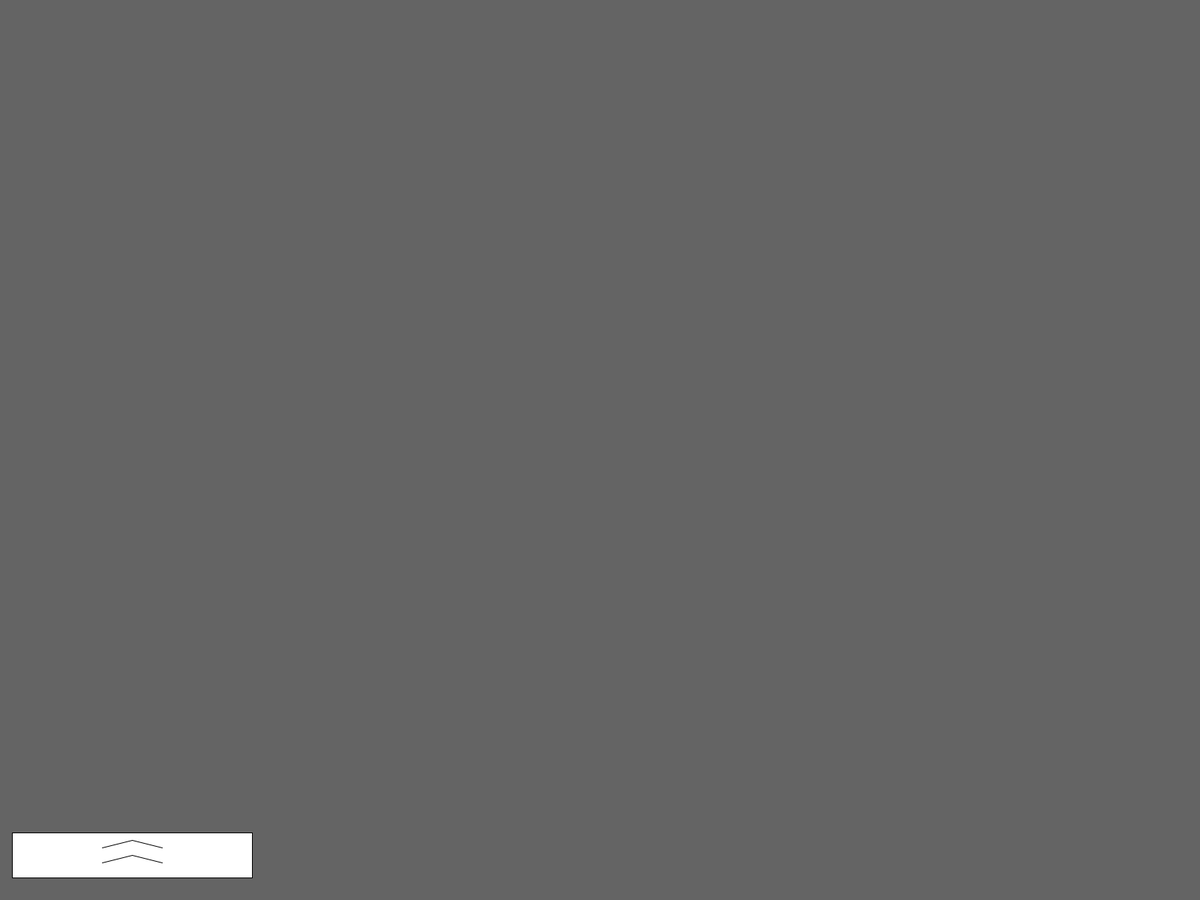
Frame 1 (no input)
Frame 60 (the mouse pressed at the canvas centre just before this capture): identical to frame 1, image omitted
Frame 120 (the mouse held since frame 60 and released just before this capture): identical to frame 1, image omitted

The Processing sketch that drew this single still picture (run headless with seeded random() and noise(); from frame 60 on, the mouse is pressed at the canvas centre):

// Processing sketch: musicPlayerHiddenDivs
// ── musicPlayerHiddenDivs.pde
// Global Variables
int appWidth;
int appHeight;

boolean buttonPressed = false;
boolean draggingMusicPlayer = false;



float dragOffsetX;
float dragOffsetY;

float buttonDivX, buttonDivY, buttonDivWidth, buttonDivHeight;

float arrow1ForButtonDivY2;
float arrow3ForButtonDivY2;


void setup() {
  fullScreen();

  appWidth = displayWidth;
  appHeight = displayHeight;
}


void draw() {
  background(100);



  // Button
  buttonDivX = appWidth / 100;
  buttonDivY = appHeight * 92.5 / 100;
  buttonDivWidth = appWidth / 5;
  buttonDivHeight = appHeight / 20;


  // Button arrows
  float arrow1ForButtonDivX1 = buttonDivX + buttonDivWidth * 6/16;
  float arrow1ForButtonDivY1 = buttonDivY + buttonDivHeight * 1/3;

  float arrow1ForButtonDivX2 = buttonDivX + buttonDivWidth * 8/16;


  if (buttonPressed == false) {
    arrow1ForButtonDivY2 = buttonDivY + buttonDivHeight * 1/6;
  } else {
    arrow1ForButtonDivY2 = buttonDivY + buttonDivHeight * 3/6;
  }


  float arrow2ForButtonDivX1 = buttonDivX + buttonDivWidth * 8/16;
  float arrow2ForButtonDivY1 = arrow1ForButtonDivY2;
  float arrow2ForButtonDivX2 = buttonDivX + buttonDivWidth * 10/16;
  float arrow2ForButtonDivY2 = buttonDivY + buttonDivHeight * 1/3;


  float arrow3ForButtonDivX1 = buttonDivX + buttonDivWidth * 6/16;
  float arrow3ForButtonDivY1 = buttonDivY + buttonDivHeight * 2/3;

  float arrow3ForButtonDivX2 = buttonDivX + buttonDivWidth * 8/16;


  if (buttonPressed == false) {
    arrow3ForButtonDivY2 = buttonDivY + buttonDivHeight * 3/6;
  } else {
    arrow3ForButtonDivY2 = buttonDivY + buttonDivHeight * 5/6;
  }


  float arrow4ForButtonDivX1 = buttonDivX + buttonDivWidth * 8/16;
  float arrow4ForButtonDivY1 = arrow3ForButtonDivY2;
  float arrow4ForButtonDivX2 = buttonDivX + buttonDivWidth * 10/16;
  float arrow4ForButtonDivY2 = buttonDivY + buttonDivHeight * 2/3;


  // Draw button
  if (mouseX >= buttonDivX &&
    mouseY >= buttonDivY &&
    mouseX <= buttonDivX + buttonDivWidth &&
    mouseY <= buttonDivY + buttonDivHeight) {

    fill(0);
    stroke(255);
  } else {

    fill(255);
    stroke(0);
  }


  rect(buttonDivX, buttonDivY, buttonDivWidth, buttonDivHeight);


  line(arrow1ForButtonDivX1, arrow1ForButtonDivY1,
    arrow1ForButtonDivX2, arrow1ForButtonDivY2);

  line(arrow2ForButtonDivX1, arrow2ForButtonDivY1,
    arrow2ForButtonDivX2, arrow2ForButtonDivY2);

  line(arrow3ForButtonDivX1, arrow3ForButtonDivY1,
    arrow3ForButtonDivX2, arrow3ForButtonDivY2);

  line(arrow4ForButtonDivX1, arrow4ForButtonDivY1,
    arrow4ForButtonDivX2, arrow4ForButtonDivY2);

  fill(#FFFFFF);
  stroke(#000000);

  if (buttonPressed == true) {
    Divs();
  }
}


// Open/close button
void mouseClicked() {

  if (mouseX >= buttonDivX &&
    mouseY >= buttonDivY &&
    mouseX <= buttonDivX + buttonDivWidth &&
    mouseY <= buttonDivY + buttonDivHeight) {

    if (buttonPressed == false) {
      buttonPressed = true;
    } else {
      buttonPressed = false;
    }
  }
}


// Start dragging
void mousePressed() {

  if (buttonPressed == true && mouseX >= divs[0] && mouseX <= divs[0] + divs[2] && mouseY >= divs[1] && mouseY <= divs[1] + divs[3] * 1/8) {
    if (mouseX >= divs[4] && mouseX <= divs[4] + divs[6] && mouseY >= divs[5] && mouseY <= divs[5] + divs[7]) {
    } else if (mouseX >= divs[8] && mouseX <= divs[8] + divs[10] && mouseY >= divs[9] && mouseY <= divs[9] + divs[11]) {
    } else {

      draggingMusicPlayer = true;

      dragOffsetX = mouseX - divs[0];
      dragOffsetY = mouseY - divs[1];
    }
  }
}


// Drag music player
void mouseDragged() {

  if (draggingMusicPlayer == true) {

    divs[0] = mouseX - dragOffsetX;
    divs[1] = mouseY - dragOffsetY;
  }
}


// Stop dragging
void mouseReleased() {

  draggingMusicPlayer = false;
}

// ── divs.pde
// Global variables
int numberOfDivs = 10;
int numberOfParameters = 4;
float[] divs = new float[numberOfDivs * numberOfParameters];


void Divs() {

  // --------------------------------------------- //
  //              MUSIC PLAYER BASE                //
  // --------------------------------------------- //

  // Main music player

  /*
   divs[0] = mouseX - dragOffsetX;
   divs[1] = mouseY - dragOffsetY;
   */

  divs[2] = appHeight * 1/2;
  divs[3] = appHeight * 1/2;


  // --------------------------------------------- //
  //                 REFERENT                      //
  // --------------------------------------------- //

  float referent = divs[2] / 64;


  // --------------------------------------------- //
  //                  COLUMNS                      //
  // --------------------------------------------- //

  float column1 = divs[0] + referent * 4;
  float column2 = column1 + referent * 11;
  float column3 = column2 + referent * 11;
  float column4 = column3 + referent * 15;
  float column5 = column4 + referent * 11;


  // --------------------------------------------- //
  //                    ROWS                       //
  // --------------------------------------------- //

  float row1 = divs[1] + referent * 2;
  float row2 = row1 + referent * 35.5;
  float row3 = row2 + referent * 6.5;
  float row4 = row3 + referent * 4;
  float row5 = row4 + referent * 2;


  // --------------------------------------------- //
  //              BUILDING THE DIVS                //
  // --------------------------------------------- //

  for (int i=4; i<divs.length; i++) {

    //---------------------------------------------//
    //------------------- DIV X -------------------//
    //---------------------------------------------//

    if (i%4 == 0 && int(i/4) == 1) {

      // Album image
      divs[i] = column2;
    } else if (i%4 == 0 && int(i/4) == 2) {

      // Top-right button
      divs[i] = column5;
    } else if (i%4 == 0 && int(i/4) == 3) {

      // Song title
      divs[i] = column1;
    } else if (i%4 == 0 && int(i/4) == 4) {

      // Progress bar
      divs[i] = column1;
    } else if (i%4 == 0 && int(i/4) == 5) {

      // Previous
      divs[i] = column1;
    } else if (i%4 == 0 && int(i/4) == 6) {

      // Rewind 10
      divs[i] = column2;
    } else if (i%4 == 0 && int(i/4) == 7) {

      // Play / Pause
      // Moved 2 referents to the left because it is larger
      divs[i] = column3;
    } else if (i%4 == 0 && int(i/4) == 8) {

      // Fast Forward
      divs[i] = column4;
    } else if (i%4 == 0 && int(i/4) == 9) {

      // Next
      divs[i] = column5;
    }


    //---------------------------------------------//
    //------------------- DIV Y -------------------//
    //---------------------------------------------//

    if (i%4 == 1 && int(i/4) == 1) {

      // Album image
      divs[i] = row1;
    } else if (i%4 == 1 && int(i/4) == 2) {

      // Top-right button
      divs[i] = row1;
    } else if (i%4 == 1 && int(i/4) == 3) {

      // Song title
      divs[i] = row2;
    } else if (i%4 == 1 && int(i/4) == 4) {

      // Progress bar
      divs[i] = row3;
    } else if (i%4 == 1 && int(i/4) == 7) {

      // Play / Pause
      divs[i] = row4;
    } else if (i%4 == 1 && int(i/4) >= 5) {

      // Music buttons
      divs[i] = row5;
    }


    //---------------------------------------------//
    //------------------ DIV WIDTH ----------------//
    //---------------------------------------------//

    if (i%4 == 2 && int(i/4) == 1) {

      // Album image
      divs[i] = referent * 34;
    } else if (i%4 == 2 && int(i/4) == 2) {

      // Top-right button
      divs[i] = referent * 8;
    } else if (i%4 == 2 && int(i/4) == 3) {

      // Song title
      divs[i] = referent * 56;
    } else if (i%4 == 2 && int(i/4) == 4) {

      // Progress bar
      divs[i] = referent * 56;
    } else if (i%4 == 2 && int(i/4) == 7) {

      // Play / Pause
      // Larger than the other buttons
      divs[i] = referent * 12;
    } else if (i%4 == 2 && int(i/4) >= 5) {

      // Other music buttons
      divs[i] = referent * 8;
    } else {

      // Empty Else
    }


    //---------------------------------------------//
    //------------------ DIV HEIGHT ----------------//
    //---------------------------------------------//

    if (i%4 == 3 && int(i/4) == 1) {

      // Album image
      divs[i] = referent * 34;
    } else if (i%4 == 3 && int(i/4) == 2) {

      // Top-right button
      divs[i] = referent * 8;
    } else if (i%4 == 3 && int(i/4) == 3) {

      // Song title
      divs[i] = referent * 5;
    } else if (i%4 == 3 && int(i/4) == 4) {

      // Progress bar
      divs[i] = referent * 2;
    } else if (i%4 == 3 && int(i/4) == 7) {

      // Play / Pause
      // Larger than the other buttons
      divs[i] = referent * 12;
    } else if (i%4 == 3 && int(i/4) >= 5) {

      // Other music buttons
      divs[i] = referent * 8;
    } else {

      // Empty Else
    }


    // Inspect the array
    println(i, divs[i]);
  }


  // --------------------------------------------- //
  //                 DRAW DIVS                     //
  // --------------------------------------------- //

  for (int j=0; j<divs.length; j+=4) {
    rectDIV(divs[j], divs[j+1], divs[j+2], divs[j+3]);
  }
  musicButtonSymbols();
}


// --------------------------------------------- //
//                RECTANGLE CODE                 //
// --------------------------------------------- //

void rectDIV(float x, float y, float w, float h) {

  // DIVs: dividing out the CANVAS
  rect(x, y, w, h);
}

// ── musicButtonSymbols.pde
// --------------------------------------------- //
//            MUSIC BUTTON SYMBOLS               //
// --------------------------------------------- //


void musicButtonSymbols() {

  // Previous
  musicSymbol(3, divs[20], divs[21], divs[22]);

  // Rewind 10
  musicSymbol(4, divs[24], divs[25], divs[26]);

  // Play
  musicSymbol(6, divs[28], divs[29], divs[30]);

  // Fast Forward
  musicSymbol(9, divs[32], divs[33], divs[34]);

  // Next
  musicSymbol(10, divs[36], divs[37], divs[38]);

  // Autoplay
  musicSymbol(69, divs[8], divs[9], divs[10]);
}


// --------------------------------------------- //
//              MUSIC SYMBOL CODE                //
// --------------------------------------------- //

void musicSymbol(int index, float divX, float divY, float divDimension) {

  divX = smallerNum(divX, divDimension);
  divY = smallerNum(divY, divDimension);
  divDimension = smallerNum(divDimension);


  if (index==5 || index==6 || index==9 || index==10 || index==11 || index == 69) {

    // No Square
  } else if (index==3 || index==4) {

    // No Square & Reverse Triangle
    divX = divX + divDimension;
  } else {

    drawMusicDivs(divX, divY, divDimension);
  }


  if (index==2 || index==11) {

    drawLines(divX, divY, divDimension);
  }


  // --------------------------------------------- //
  //                   PREVIOUS                    //
  // --------------------------------------------- //

  if (index==3) {

    drawNarrowTriangle(
      -1,
      divX - divDimension,
      divY - smallerNum(divDimension),
      divDimension
      );

    drawNarrowTriangle(
      -1,
      divX - smallerNum(divDimension),
      divY - smallerNum(divDimension),
      divDimension
      );
  }

  // --------------------------------------------- //
  //                   BACK 10                     //
  // --------------------------------------------- //

  if (index == 4) {

    drawArc(
      -1,
      divX - divDimension,
      divY,
      divDimension - smallerNum(smallerNum(divDimension)),
      270
      );

    // Arrowhead
    drawWideTriangle(
      -1,
      divX - divDimension,
      divY - smallerNum(divDimension),
      smallerNum(smallerNum(divDimension))
      );
  }


  // --------------------------------------------- //
  //                   SKIP 15                     //
  // --------------------------------------------- //

  if (index == 9) {
    drawArc(
      1,
      divX,
      divY,
      divDimension - smallerNum(smallerNum(divDimension)),
      270
      );

    // Arrowhead
    drawWideTriangle(
      1,
      divX,
      divY - smallerNum(divDimension),
      smallerNum(smallerNum(divDimension))
      );
  }



  // --------------------------------------------- //
  //                    PAUSE                      //
  // --------------------------------------------- //

  if (index==5) {

    drawRectangle(
      1,
      divX,
      divY,
      divDimension,
      divDimension
      );

    drawRectangle(
      -1,
      divX,
      divY,
      divDimension,
      divDimension
      );
  }


  // --------------------------------------------- //
  //                     PLAY                      //
  // --------------------------------------------- //

  if (index==6) {

    drawWideTriangle(
      1,
      divX - smallerNum(divDimension),
      divY - smallerNum(divDimension),
      divDimension
      );
  }


  // --------------------------------------------- //
  //                     NEXT                      //
  // --------------------------------------------- //

  if (index==10) {

    drawNarrowTriangle(
      1,
      divX - smallerNum(divDimension),
      divY - smallerNum(divDimension),
      divDimension
      );

    drawNarrowTriangle(
      1,
      divX,
      divY - smallerNum(divDimension),
      divDimension
      );
  }


  // --------------------------------------------- //
  //                   AUTOPLAY                    //
  // --------------------------------------------- //

  if (index == 69) {
    drawRectangle(
      1,
      divX - smallerNum(divDimension)-smallerNum(smallerNum(smallerNum(divDimension))),
      divY - smallerNum(divDimension),
      divDimension + smallerNum(smallerNum(divDimension)),
      divDimension,
      smallerNum(smallerNum(divDimension))
      );
  }
}


// --------------------------------------------- //
//               SMALLER NUMBER                  //
// --------------------------------------------- //

float smallerNum(float divXY, float divDimension) {

  return divXY + divDimension*1/2;
}


float smallerNum(float divDimension) {

  return divDimension*1/2;
}


// --------------------------------------------- //
//                    LINES                      //
// --------------------------------------------- //

void drawLines(
  float divX,
  float divY,
  float divDimension) {

  line(
    divX,
    divY,
    divX+divDimension,
    divY+divDimension
    );

  line(
    divX+divDimension,
    divY,
    divX,
    divY+divDimension
    );
}


// --------------------------------------------- //
//                WIDE TRIANGLE                  //
// --------------------------------------------- //

void drawWideTriangle(
  int reverse,
  float divX,
  float divY,
  float divDimension) {

  triangle(
    divX,
    divY,
    divX+reverse*divDimension,
    divY+smallerNum(divDimension),
    divX,
    divY+divDimension
    );
}


// --------------------------------------------- //
//               NARROW TRIANGLE                 //
// --------------------------------------------- //

void drawNarrowTriangle(
  int reverse,
  float divX,
  float divY,
  float divDimension) {

  triangle(
    divX,
    divY,
    divX+reverse*smallerNum(divDimension),
    divY+smallerNum(divDimension),
    divX,
    divY+divDimension
    );
}


// --------------------------------------------- //
//                  RECTANGLE                    //
// --------------------------------------------- //

void drawRectangle(
  int reverse,
  float x,
  float y,
  float w,
  float h) {

  if (reverse==-1) {

    x = x+w-w*1/4;
  }

  rect(
    x,
    y,
    w,
    h
    );
}


void drawRectangle(
  int reverse,
  float x,
  float y,
  float w,
  float h,
  float corner) {

  if (reverse==-1) {

    x = x+w-w*1/4;
  }

  rect(
    x,
    y,
    w,
    h,
    corner
    );
}

// --------------------------------------------- //
//                MUSIC DIVS                     //
// --------------------------------------------- //

void drawMusicDivs(
  float x,
  float y,
  float d) {

  rect(
    x,
    y,
    d,
    d
    );
}


// --------------------------------------------- //
//                    DRAW ARC                   //
// --------------------------------------------- //


void drawArc(
  float reverse,
  float x,
  float y,
  float d,
  float totalAngle
  ) {

  float startAngle;
  float stopAngle;

  if (reverse == -1) {

    // Back 10: gap remains in the top-left
    startAngle = 270;
    stopAngle = 540;
  } else {

    // Skip 15: gap moves to the top-right
    startAngle = 0;
    stopAngle = 270;
  }

  arc(
    x,
    y,
    d,
    d,
    radians(startAngle),
    radians(stopAngle)
    );
}
